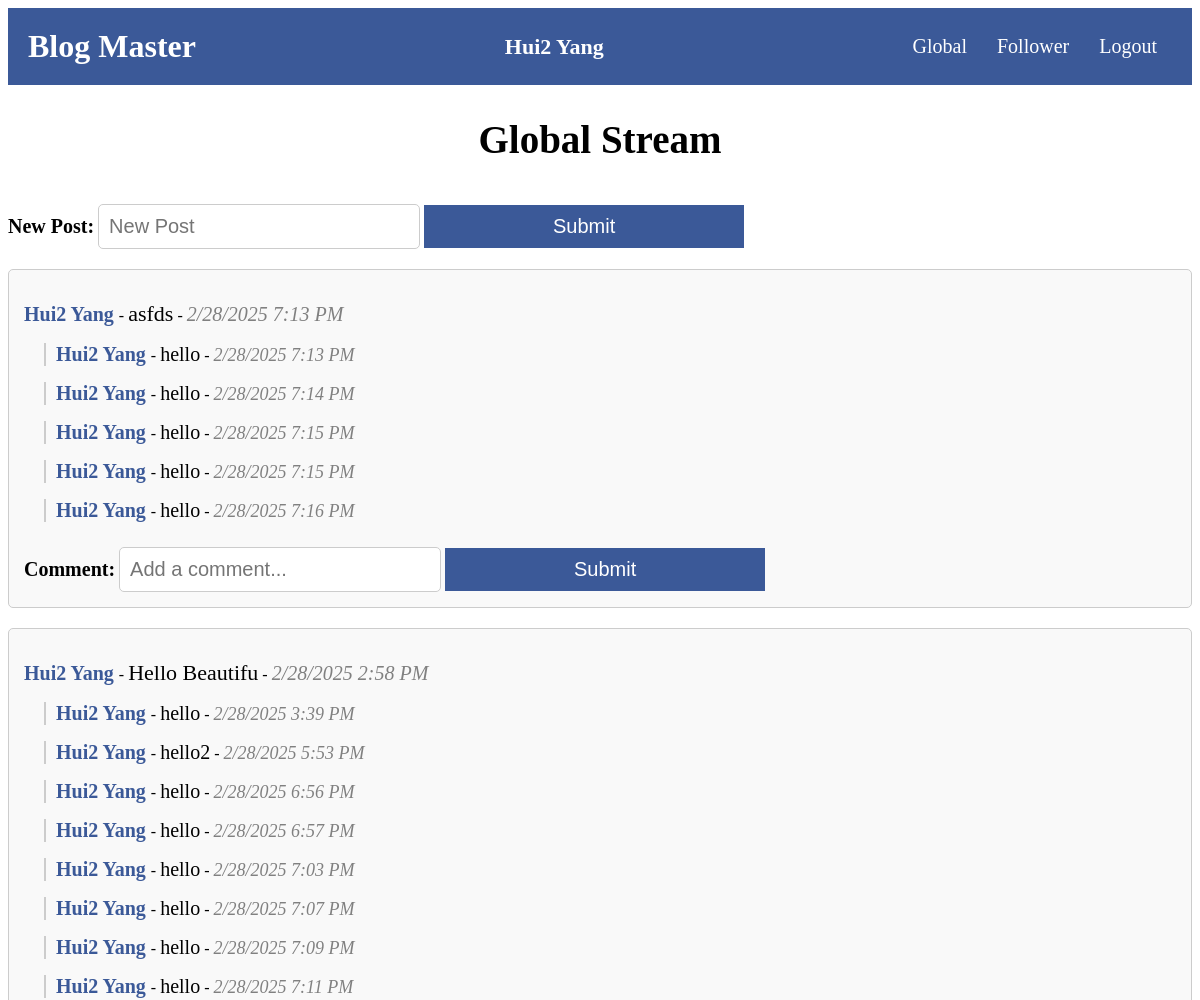
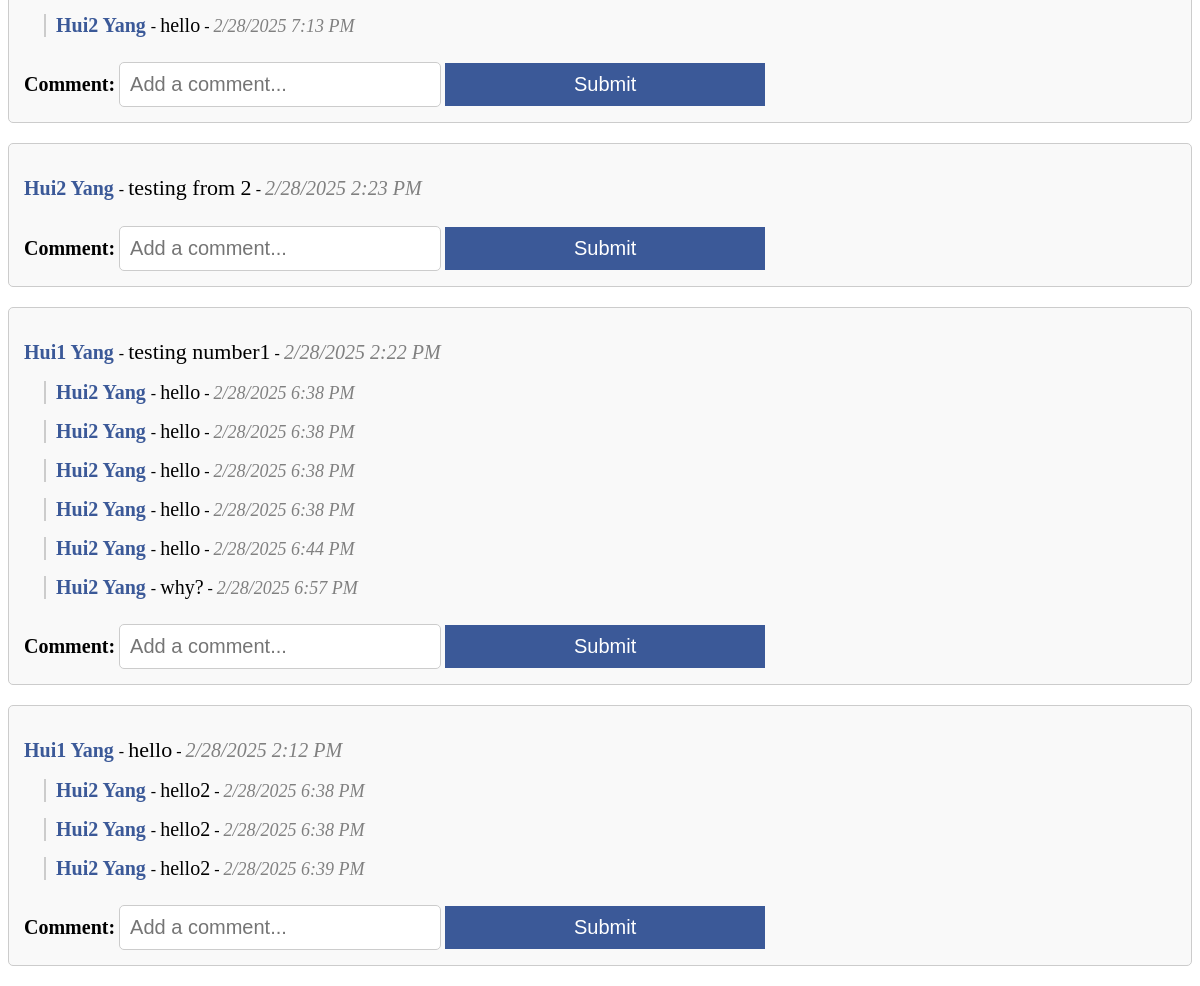
Page /global_stream/ (signed in) on the committed database (2 pictures, top to bottom).
### socialnetwork/models.py (models this page shows, shortened)
class Post(models.Model):
    text = models.CharField(max_length=200)
    user = models.ForeignKey(User, default=None, on_delete=models.PROTECT)
    creation_time = models.DateTimeField(auto_now_add = True)

class Comment(models.Model):
    post = models.ForeignKey(Post, on_delete=models.CASCADE, related_name="comments")
    user = models.ForeignKey(User, on_delete=models.PROTECT)
    text = models.TextField()
    creation_time = models.DateTimeField(auto_now_add=True)

### socialnetwork/views.py (the view, shortened to what this page needs)
# urls.py: path('global_stream/', views.global_stream_action, name='global_stream'),
@login_required
def global_stream_action(request):
    if request.method == "GET":
        posts = Post.objects.all().order_by('-creation_time')
        return render(request, 'socialnetwork/global_stream.html', {'posts': Post.objects.all().order_by('-creation_time')})

### socialnetwork/templates/socialnetwork/global_stream.html (shortened to what this page needs)
{% extends "socialnetwork/base.html" %}
{% block page_name %}
<h2>Global Stream</h2>
{% endblock %}
{% block content %}
<form method="POST">
    <label>New Post:</label>
    <input type="text" id="id_post_input_text" name="post_text" placeholder="New Post">
    <button type="submit" id="id_post_button">Submit</button>
</form>
<div id="post-list">
    {% for post in posts %}
    <div id="id_post_div_{{ post.id }}" class="post-container">
        <p>
            <a href="{% url 'profile' post.user.id %}" id="id_post_profile_{{ post.id }}">
                {{ post.user.first_name }} {{ post.user.last_name }}
            </a>
            - <span id="id_post_text_{{ post.id }}">{{ post.text }}</span>
            - <span id="id_post_date_time_{{ post.id }}">{{ post.creation_time|date:"n/j/Y g:i A" }}</span>
        </p>
        <div id="comments_{{ post.id }}" class="comments-section">
            {% for comment in post.comments.all %}
            <div id="id_comment_div_{{ comment.id }}" class="comment-container">
                <p>
                    <a href="{% url 'profile' comment.user.id %}" id="id_comment_profile_{{ comment.id }}">
                        {{ comment.user.first_name }} {{ comment.user.last_name }}
                    </a>
                    - <span id="id_comment_text_{{ comment.id }}">{{ comment.text }}</span>
                    - <span id="id_comment_date_time_{{ comment.id }}">{{ comment.creation_time|date:"n/j/Y g:i A" }}</span>
                </p>
            </div>
            {% endfor %}
        </div>
        <form class="comment-form" data-post-id="{{ post.id }}">
            <label for="id_comment_input_text_{{ post.id }}">Comment:</label>
            <input type="text" id="id_comment_input_text_{{ post.id }}" name="comment_text"
                placeholder="Add a comment..." required>
            <button type="submit" id="id_comment_button_{{ post.id }}">Submit</button>
        </form>
    </div>
    {% endfor %}
</div>
{% endblock %}

### socialnetwork/templates/socialnetwork/base.html (shortened to what this page needs)
<!doctype html>
<html>
    <head>
        {% load static %}
        <link href="{% static 'socialnetwork/socialnetwork.css' %}" rel="stylesheet" type="text/css">
    </head>
    <body>
        <div id="id_header_div" class="header">
            <span id="id_site_name">Blog Master</span>
            {% if request.user.is_authenticated %}
                <div class="user-info">
                    <a href="{% url 'my_profile' %}" id="id_nav_profile">
                        {{ request.user.first_name }} {{ request.user.last_name }}
                    </a>
                </div>
                <nav class="nav-links">
                    <a href="{% url 'global_stream' %}" id="id_nav_global_stream">Global</a>
                    <a href="{% url 'follower_stream' %}" id="id_nav_follower_stream">Follower</a>
                    <a href="{% url 'logout' %}" id="id_nav_logout">Logout</a>
                </nav>
            {% else %}
                {% if header_link_url and header_link_id and header_link %}
                    <a href="{% url header_link_url %}" id="{{ header_link_id }}">{{ header_link }}</a>
                {% endif %}
            {% endif %}
        </div>
        <div id="id_page_name">
            {% block page_name %}{% endblock %}
        </div>
        <div class="content">
            {% block content %}{% endblock %}
        </div>
    </body>
</html>

### socialnetwork/static/socialnetwork/socialnetwork.css (style rules this page uses)
#id_header_div { background-color: #3b5998; padding: 20px; display: flex; justify-content: space-between; align-items: center; }
#id_site_name { font-size: 32px; font-weight: bold; color: white; }
nav { display: flex; gap: 15px; }
nav a { font-size: 20px; color: white; text-decoration: none; margin-right: 15px; }
#id_nav_profile { font-size: 22px; font-weight: bold; color: white; text-decoration: none; }
#id_page_name { text-align: center; font-size: 26px; font-weight: bold; margin-top: 20px; }
label { font-size: 20px; font-weight: bold; }
input, textarea { padding: 10px; font-size: 22px; width: 100%; max-width: 300px; border: 1px solid #ccc; border-radius: 5px; }
button { padding: 10px; font-size: 22px; background-color: #3b5998; color: white; border: none; cursor: pointer; width: 100%; max-width: 320px; margin-top: 10px; }
.post-container { border: 1px solid #ccc; background-color: #f9f9f9; padding: 15px; margin: 20px 0; border-radius: 5px; }
[id^="id_post_text_"] { font-size: 22px; font-weight: normal; }
[id^="id_post_date_time_"] { font-size: 20px; font-style: italic; color: gray; }
[id^="id_post_profile_"] { font-size: 20px; font-weight: bold; color: #3b5998; text-decoration: none; }
.comment-container { margin-left: 20px; border-left: 2px solid #ccc; padding-left: 10px; }
[id^="id_comment_text_"] { font-size: 20px; font-weight: normal; }
[id^="id_comment_date_time_"] { font-size: 18px; font-style: italic; color: gray; }
[id^="id_comment_profile_"] { font-size: 20px; font-weight: bold; color: #3b5998; text-decoration: none; }
#id_post_input_text, [id^="id_comment_input_text_"] { padding: 10px; font-size: 20px; width: 90%; border: 1px solid #ccc; border-radius: 5px; }
#id_post_button, [id^="id_comment_button_"] { padding: 10px; font-size: 20px; background-color: #3b5998; color: white; border: none; cursor: pointer; }

### rows in the picture
Post: user.first_name "Hui2", user.last_name "Yang", text "asfds", creation_time "2/28/2025 7:13 PM"
Comment: user.first_name "Hui2", user.last_name "Yang", text "hello", creation_time "2/28/2025 7:13 PM"
Comment: user.first_name "Hui2", user.last_name "Yang", text "hello", creation_time "2/28/2025 7:14 PM"
Comment: user.first_name "Hui2", user.last_name "Yang", text "hello", creation_time "2/28/2025 7:15 PM"
Comment: user.first_name "Hui2", user.last_name "Yang", text "hello", creation_time "2/28/2025 7:15 PM"
Comment: user.first_name "Hui2", user.last_name "Yang", text "hello", creation_time "2/28/2025 7:16 PM"
Post: user.first_name "Hui2", user.last_name "Yang", text "Hello Beautifu", creation_time "2/28/2025 2:58 PM"
Comment: user.first_name "Hui2", user.last_name "Yang", text "hello", creation_time "2/28/2025 3:39 PM"
Comment: user.first_name "Hui2", user.last_name "Yang", text "hello2", creation_time "2/28/2025 5:53 PM"
Comment: user.first_name "Hui2", user.last_name "Yang", text "hello", creation_time "2/28/2025 6:56 PM"
Comment: user.first_name "Hui2", user.last_name "Yang", text "hello", creation_time "2/28/2025 6:57 PM"
Comment: user.first_name "Hui2", user.last_name "Yang", text "hello", creation_time "2/28/2025 7:03 PM"
Comment: user.first_name "Hui2", user.last_name "Yang", text "hello", creation_time "2/28/2025 7:07 PM"
Comment: user.first_name "Hui2", user.last_name "Yang", text "hello", creation_time "2/28/2025 7:09 PM"
Comment: user.first_name "Hui2", user.last_name "Yang", text "hello", creation_time "2/28/2025 7:11 PM"
Comment: user.first_name "Hui2", user.last_name "Yang", text "hello", creation_time "2/28/2025 7:13 PM"
Post: user.first_name "Hui2", user.last_name "Yang", text "testing from 2", creation_time "2/28/2025 2:23 PM"
Post: user.first_name "Hui1", user.last_name "Yang", text "testing number1", creation_time "2/28/2025 2:22 PM"
Comment: user.first_name "Hui2", user.last_name "Yang", text "hello", creation_time "2/28/2025 6:38 PM"
Comment: user.first_name "Hui2", user.last_name "Yang", text "hello", creation_time "2/28/2025 6:38 PM"
Comment: user.first_name "Hui2", user.last_name "Yang", text "hello", creation_time "2/28/2025 6:38 PM"
Comment: user.first_name "Hui2", user.last_name "Yang", text "hello", creation_time "2/28/2025 6:38 PM"
Comment: user.first_name "Hui2", user.last_name "Yang", text "hello", creation_time "2/28/2025 6:44 PM"
Comment: user.first_name "Hui2", user.last_name "Yang", text "why?", creation_time "2/28/2025 6:57 PM"
Post: user.first_name "Hui1", user.last_name "Yang", text "hello", creation_time "2/28/2025 2:12 PM"
Comment: user.first_name "Hui2", user.last_name "Yang", text "hello2", creation_time "2/28/2025 6:38 PM"
Comment: user.first_name "Hui2", user.last_name "Yang", text "hello2", creation_time "2/28/2025 6:38 PM"
Comment: user.first_name "Hui2", user.last_name "Yang", text "hello2", creation_time "2/28/2025 6:39 PM"

### other values in the picture
{{ request.user.first_name }} "Hui2"
{{ request.user.last_name }} "Yang"
